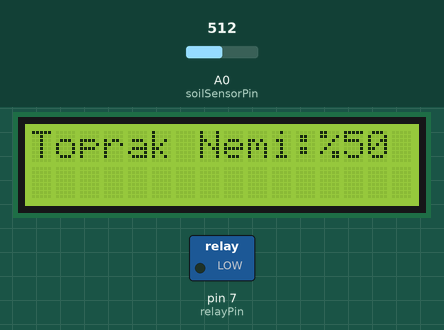
This sketch was run on a simulated Arduino Uno, built with avr-gcc and run on an emulated ATmega328P. On the bench: 16×2 character LCD, switched loads named in the sketch (green lamp = pin HIGH). The test bench sets the inputs (shaded band); at power-on: A0 (soilSensorPin) = 512. What the sketch prints to the serial monitor is not drawn.

Above: at 1.2 s.
1.3 s: A0 (soilSensorPin) set to 818
At 2.4 s:
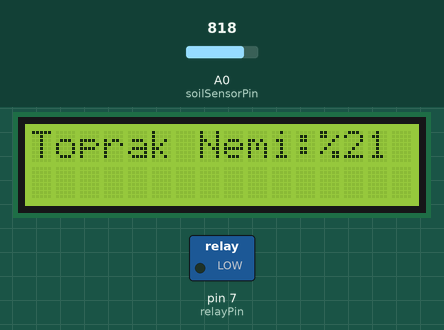
3.5 s: A0 (soilSensorPin) set to 838
At 4.7 s:
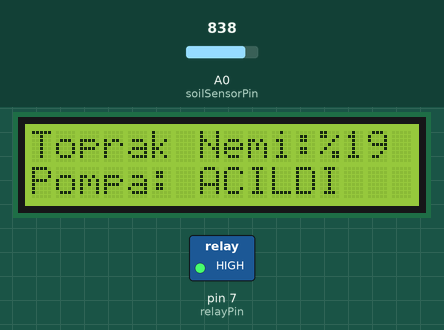
5.6 s: A0 (soilSensorPin) set to 538
At 6.5 s:
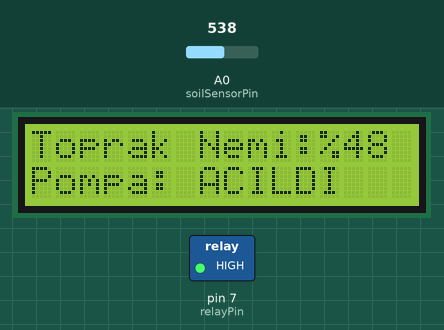
7.6 s: A0 (soilSensorPin) set to 509
At 8.8 s:
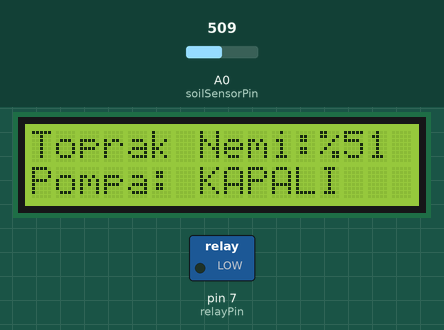
Timing chart, 0 to 10.6 s (numbered marks = the images above; inputs shaded):
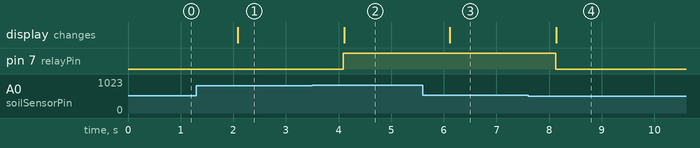

Measured:
- the behaviour switches between 828 and 829 on A0 (soilSensorPin) (found by bisection; images 1 and 2)
- the behaviour switches between 522 and 521 on A0 (soilSensorPin) (found by bisection; images 3 and 4)
- after the input at 1.3 s, the display: changes after 0.79 s (image 1)
- after the input at 3.5 s, pin 7 (relayPin): LOW → HIGH after 0.59 s; the display: changes after 0.61 s (image 2)
- after the input at 5.6 s, the display: changes after 0.52 s (image 3)
- after the input at 7.6 s, pin 7 (relayPin): HIGH → LOW after 0.52 s; the display: changes after 0.54 s (image 4)

The sketch:

otomatiksulama.ino
```cpp
#include <Wire.h>
#include <LiquidCrystal_I2C.h>

LiquidCrystal_I2C lcd(0x27, 16, 2); // LCD'nin I2C adresi ve boyutları

const int soilSensorPin = A0;  // Toprak nem sensörünün bağlı olduğu pin
const int relayPin = 7;        // Rölenin bağlı olduğu pin
const int moistureLowThreshold = 20; // Pompanın çalışması için düşük nem eşiği
const int moistureHighThreshold = 50; // Pompanın kapanması için yüksek nem eşiği

int soilMoistureValue = 0;
bool pumpStatus = false; // Pompanın açık mı kapalı mı olduğunu takip etmek için

void setup() {
  pinMode(relayPin, OUTPUT);
  digitalWrite(relayPin, LOW); // Röleyi başlangıçta kapalı tut

  lcd.init();          // LCD'yi başlat
  lcd.backlight();     // Arka ışığı aç
  lcd.setCursor(0, 0);
  lcd.print("Toprak Nemi:%");

  Serial.begin(9600);  // Serial Monitor'u başlat
}

void loop() {
  soilMoistureValue = analogRead(soilSensorPin);  // Toprak nem sensörünü oku

  // Kuru ve ıslak toprak arasında test ederek aralığı daha hassas hale getirebilirsin
  int moisturePercentage = map(soilMoistureValue, 0, 1023, 100, 0); // Yüzdeye çevir

  // Eğer sensör 0-300 arasında okuma yapıyorsa nem oranını tersine çevir ve daha hassas yapabilirsin
  // Örnek olarak: kuru toprak için 900, ıslak toprak için 300 okuma değerini baz alarak hassas ayar yapabilirsin.

  // Seri monitöre nem yüzdesini yazdır
  Serial.print("Nem (Yuzde): ");
  Serial.println(moisturePercentage); // Yüzdelik değeri gönder

  // LCD'de göster
  lcd.setCursor(13, 0);
  lcd.print(moisturePercentage); // Nem yüzdesini LCD'de göster

  // Nem eşiği kontrolü
  if (moisturePercentage < moistureLowThreshold && !pumpStatus) {
    digitalWrite(relayPin, HIGH); // Röleyi aç
    pumpStatus = true;
    lcd.setCursor(0, 1);
    lcd.print("Pompa: ACILDI   ");
  } else if (moisturePercentage >= moistureHighThreshold && pumpStatus) {
    digitalWrite(relayPin, LOW); // Röleyi kapat
    pumpStatus = false;
    lcd.setCursor(0, 1);
    lcd.print("Pompa: KAPALI   ");
  }

  // 1 saniye bekle
  delay(1000);
}
```
